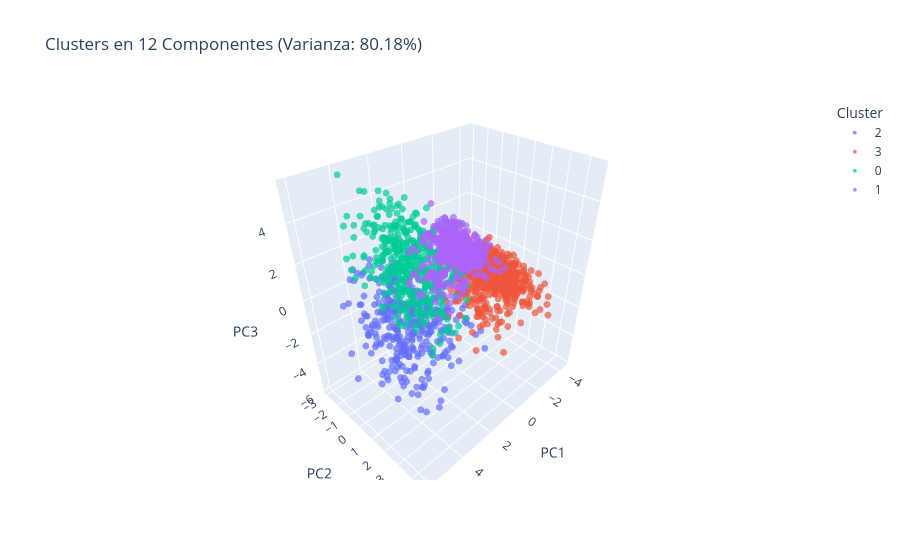

Notebook code cell kept with this figure:
### Markdown cell above
### 3.1 Visualización 3D (12 Componentes)
Al tener 12 ejes, graficamos los 3 primeros componentes. Visualmente puede parecer más caótico porque hay mucha información biomédica oculta en los 9 ejes invisibles que Plotly no puede dibujar.

### Code cell
df_plot_12 = pd.DataFrame(X_pca_12[:, :3], columns=['PC1', 'PC2', 'PC3'])
df_plot_12['Cluster'] = labels_12.astype(str)

sample_12 = df_plot_12.sample(2000, random_state=42)

fig_12 = px.scatter_3d(sample_12, x='PC1', y='PC2', z='PC3', color='Cluster', 
                      title=f"Clusters en 12 Componentes (Varianza: {var_12:.2%})",
                      color_discrete_sequence=px.colors.qualitative.Plotly,
                      opacity=0.7)
fig_12.update_traces(marker=dict(size=4))
fig_12.show()

### Figure 1 — Plotly figure (JSON) as saved in the notebook; plotly's stock layout.template omitted (floating-point values rounded to 4 significant figures; data arrays with more than 128 entries replaced by an {"elided": "..."} marker saying what was removed)
{"data": [{"hovertemplate": "Cluster=2<br>PC1=%{x}<br>PC2=%{y}<br>PC3=%{z}<extra></extra>", "legendgroup": "2", "marker": {"color": "#636EFA", "opacity": 0.7, "size": 4, "symbol": "circle"}, "mode": "markers", "name": "2", "scene": "scene", "showlegend": true, "type": "scatter3d", "x": {"elided": "360 float values"}, "y": {"elided": "360 float values"}, "z": {"elided": "360 float values"}}, {"hovertemplate": "Cluster=3<br>PC1=%{x}<br>PC2=%{y}<br>PC3=%{z}<extra></extra>", "legendgroup": "3", "marker": {"color": "#EF553B", "opacity": 0.7, "size": 4, "symbol": "circle"}, "mode": "markers", "name": "3", "scene": "scene", "showlegend": true, "type": "scatter3d", "x": {"elided": "616 float values"}, "y": {"elided": "616 float values"}, "z": {"elided": "616 float values"}}, {"hovertemplate": "Cluster=0<br>PC1=%{x}<br>PC2=%{y}<br>PC3=%{z}<extra></extra>", "legendgroup": "0", "marker": {"color": "#00CC96", "opacity": 0.7, "size": 4, "symbol": "circle"}, "mode": "markers", "name": "0", "scene": "scene", "showlegend": true, "type": "scatter3d", "x": {"elided": "470 float values"}, "y": {"elided": "470 float values"}, "z": {"elided": "470 float values"}}, {"hovertemplate": "Cluster=1<br>PC1=%{x}<br>PC2=%{y}<br>PC3=%{z}<extra></extra>", "legendgroup": "1", "marker": {"color": "#AB63FA", "opacity": 0.7, "size": 4, "symbol": "circle"}, "mode": "markers", "name": "1", "scene": "scene", "showlegend": true, "type": "scatter3d", "x": {"elided": "554 float values"}, "y": {"elided": "554 float values"}, "z": {"elided": "554 float values"}}], "layout": {"legend": {"title": {"text": "Cluster"}, "tracegroupgap": 0}, "scene": {"domain": {"x": [0, 1], "y": [0, 1]}, "xaxis": {"title": {"text": "PC1"}}, "yaxis": {"title": {"text": "PC2"}}, "zaxis": {"title": {"text": "PC3"}}}, "title": {"text": "Clusters en 12 Componentes (Varianza: 80.18%)"}}}
